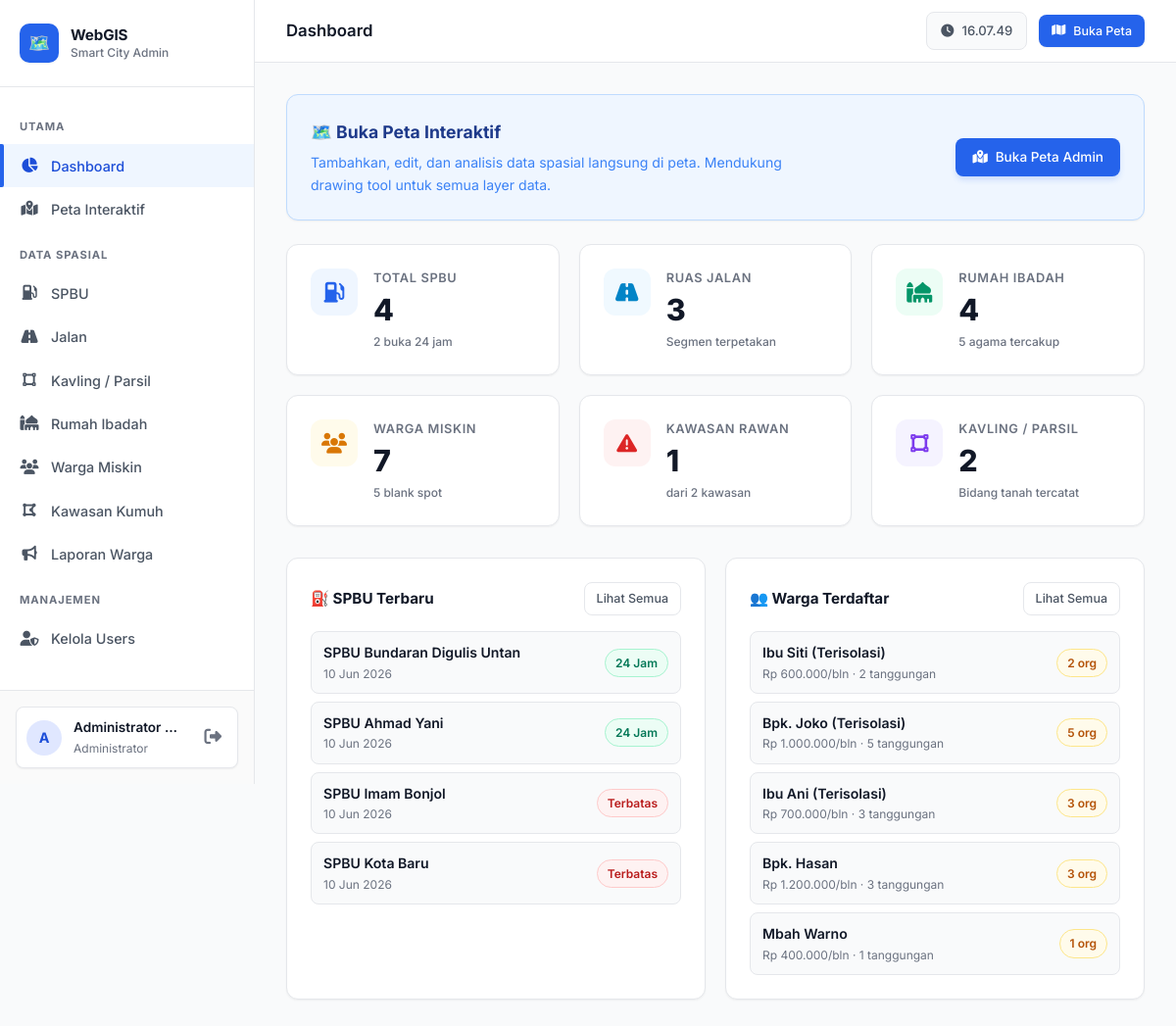
/project_final/admin/index.php (signed in), run on the app's committed database.
### tables this page shows
CREATE TABLE spbu (
    id INT AUTO_INCREMENT PRIMARY KEY,
    nama VARCHAR(100) NOT NULL,
    deskripsi TEXT,
    buka_24_jam TINYINT(1) NOT NULL DEFAULT 0,
    geom GEOMETRY NOT NULL,
    created_at TIMESTAMP NOT NULL DEFAULT CURRENT_TIMESTAMP,
    SPATIAL INDEX idx_spbu_geom (geom)
);

CREATE TABLE warga_miskin (
    id INT AUTO_INCREMENT PRIMARY KEY,
    nama_kk VARCHAR(100) NOT NULL,
    penghasilan DECIMAL(15,2) NOT NULL,
    jumlah_tanggungan INT NOT NULL,
    geom GEOMETRY NOT NULL,
    created_at TIMESTAMP NOT NULL DEFAULT CURRENT_TIMESTAMP,
    SPATIAL INDEX idx_warga_miskin_geom (geom)
);

### project_final/config/app.php (called while the page is built, shortened)
<?php
function app_base_path(): string {
    $basePath = getenv('APP_BASE_PATH');
    $basePath = trim($basePath);
    return '/' . trim($basePath, '/');
}
function app_url(string $path = ''): string {
    $path = '/' . ltrim($path, '/');
    return app_base_path() . $path;
}

### project_final/config/auth_check.php (called while the page is built, shortened)
<?php
function currentUser(): array {
    return [
        'id'          => $_SESSION['user_id']    ?? null,
        'username'    => $_SESSION['username']   ?? '',
        'role'        => $_SESSION['role']        ?? '',
        'nama_lengkap'=> $_SESSION['nama_lengkap']?? '',
    ];
}

### project_final/admin/index.php (the view, shortened to what this page needs)
<?php
require_once __DIR__ . '/../config/auth_check.php';
$pdo = Database::getConnection();
$stats = $pdo->query("SELECT
    (SELECT COUNT(*) FROM spbu) as spbu,
    (SELECT COUNT(*) FROM jalan) as jalan,
    (SELECT COUNT(*) FROM kavling) as kavling,
    (SELECT COUNT(*) FROM rumah_ibadah) as rumah_ibadah,
    (SELECT COUNT(*) FROM warga_miskin) as warga_miskin,
    (SELECT COUNT(*) FROM kawasan_kumuh) as kawasan_kumuh,
    (SELECT COUNT(*) FROM spbu WHERE buka_24_jam=1) as spbu_24jam,
    (SELECT COUNT(*) FROM users) as total_users
")->fetch();
$merahResult = $pdo->query("SELECT COUNT(*) as cnt FROM (
    SELECT k.id FROM kawasan_kumuh k
    LEFT JOIN warga_miskin w ON ST_Contains(k.geom, w.geom)
    GROUP BY k.id HAVING COUNT(w.id) > 3
) sub")->fetch();
$kawasanMerah = (int)($merahResult['cnt'] ?? 0);
$blankCount = $pdo->query("
    SELECT COUNT(*) as cnt
    FROM warga_miskin w
    WHERE NOT EXISTS (
        SELECT 1
        FROM rumah_ibadah ri
        WHERE ST_Distance_Sphere(w.geom, ri.geom) <= ri.radius_bantuan_meter
    )
")->fetch();
$blankSpot = (int)($blankCount['cnt'] ?? 0);
$recentSpbu = $pdo->query("SELECT nama, buka_24_jam, created_at FROM spbu ORDER BY created_at DESC LIMIT 5")->fetchAll();
$recentWarga = $pdo->query("SELECT nama_kk, penghasilan, jumlah_tanggungan, created_at FROM warga_miskin ORDER BY created_at DESC LIMIT 5")->fetchAll();
$pageTitle = 'Dashboard';
$activeNav = 'dashboard';
require_once __DIR__ . '/partials/header.php';
?>
<div class="card" style="background: #EFF6FF; border: 1px solid #BFDBFE; margin-bottom: 24px;">
    <div style="display:flex; align-items:center; justify-content:space-between; flex-wrap:wrap; gap:16px;">
        <div>
            <h3 style="font-size:1.1rem; font-weight:700; margin-bottom:6px; color:#1E3A8A;">🗺️ Buka Peta Interaktif</h3>
            <p style="color:#3B82F6; font-size:0.88rem; max-width:500px;">
                Tambahkan, edit, dan analisis data spasial langsung di peta. Mendukung drawing tool untuk semua layer data.
            </p>
        </div>
        <div style="display:flex; gap:10px;">
            <a href="<?= app_url('admin/peta.php') ?>" class="btn btn-primary" style="box-shadow:0 4px 6px -1px rgba(37,99,235,0.2);">
                <i class="fas fa-map-marked-alt"></i> Buka Peta Admin
            </a>
        </div>
    </div>
</div>
<div class="stats-grid">
    <div class="stat-card primary">
        <div class="stat-icon"><i class="fas fa-gas-pump"></i></div>
        <div class="stat-body">
            <div class="stat-label">Total SPBU</div>
            <div class="stat-value" id="cnt-spbu"><?= $stats['spbu'] ?></div>
            <div class="stat-change"><?= $stats['spbu_24jam'] ?> buka 24 jam</div>
        </div>
    </div>
    <div class="stat-card info">
        <div class="stat-icon"><i class="fas fa-road"></i></div>
        <div class="stat-body">
            <div class="stat-label">Ruas Jalan</div>
            <div class="stat-value"><?= $stats['jalan'] ?></div>
            <div class="stat-change">Segmen terpetakan</div>
        </div>
    </div>
    <div class="stat-card success">
        <div class="stat-icon"><i class="fas fa-mosque"></i></div>
        <div class="stat-body">
            <div class="stat-label">Rumah Ibadah</div>
            <div class="stat-value"><?= $stats['rumah_ibadah'] ?></div>
            <div class="stat-change">5 agama tercakup</div>
        </div>
    </div>
    <div class="stat-card warning">
        <div class="stat-icon"><i class="fas fa-users"></i></div>
        <div class="stat-body">
            <div class="stat-label">Warga Miskin</div>
            <div class="stat-value"><?= $stats['warga_miskin'] ?></div>
            <div class="stat-change"><?= $blankSpot ?> blank spot</div>
        </div>
    </div>
    <div class="stat-card danger">
        <div class="stat-icon"><i class="fas fa-exclamation-triangle"></i></div>
        <div class="stat-body">
            <div class="stat-label">Kawasan Rawan</div>
            <div class="stat-value"><?= $kawasanMerah ?></div>
            <div class="stat-change">dari <?= $stats['kawasan_kumuh'] ?> kawasan</div>
        </div>
    </div>
    <div class="stat-card violet">
        <div class="stat-icon"><i class="fas fa-vector-square"></i></div>
        <div class="stat-body">
            <div class="stat-label">Kavling / Parsil</div>
            <div class="stat-value"><?= $stats['kavling'] ?></div>
            <div class="stat-change">Bidang tanah tercatat</div>
        </div>
    </div>
</div>
<div style="display:grid; grid-template-columns: 1fr 1fr; gap: 20px; margin-bottom: 24px;">
    <div class="card">
        <div style="display:flex; align-items:center; justify-content:space-between; margin-bottom:16px;">
            <h3 style="font-size:0.95rem; font-weight:700;">⛽ SPBU Terbaru</h3>
            <a href="<?= app_url('admin/data_spbu.php') ?>" class="btn btn-ghost btn-sm">Lihat Semua</a>
        </div>
        <?php if ($recentSpbu): ?>
        <div style="display:flex; flex-direction:column; gap:8px;">
            <?php foreach ($recentSpbu as $s): ?>
            <div style="display:flex; align-items:center; justify-content:space-between; padding:10px 12px; background:#F9FAFB; border:1px solid #E5E7EB; border-radius:8px;">
                <div>
                    <div style="font-weight:600; font-size:0.88rem;"><?= htmlspecialchars($s['nama']) ?></div>
                    <div style="font-size:0.75rem; color:var(--text-muted);"><?= date('d M Y', strtotime($s['created_at'])) ?></div>
                </div>
                <span class="badge <?= $s['buka_24_jam'] ? 'badge-success' : 'badge-danger' ?>">
                    <?= $s['buka_24_jam'] ? '24 Jam' : 'Terbatas' ?>
                </span>
            </div>
            <?php endforeach; ?>
        </div>
        <?php else: ?>
        <p style="color:var(--text-muted); text-align:center; padding:20px 0; font-size:0.85rem;">Belum ada data SPBU</p>
        <?php endif; ?>
    </div>
    <div class="card">
        <div style="display:flex; align-items:center; justify-content:space-between; margin-bottom:16px;">
            <h3 style="font-size:0.95rem; font-weight:700;">👥 Warga Terdaftar</h3>
            <a href="<?= app_url('admin/data_warga.php') ?>" class="btn btn-ghost btn-sm">Lihat Semua</a>
        </div>
        <?php if ($recentWarga): ?>
        <div style="display:flex; flex-direction:column; gap:8px;">
            <?php foreach ($recentWarga as $w): ?>
            <div style="display:flex; align-items:center; justify-content:space-between; padding:10px 12px; background:#F9FAFB; border:1px solid #E5E7EB; border-radius:8px;">
                <div>
                    <div style="font-weight:600; font-size:0.88rem;"><?= htmlspecialchars($w['nama_kk']) ?></div>
                    <div style="font-size:0.75rem; color:var(--text-muted);">Rp <?= number_format($w['penghasilan'],0,',','.') ?>/bln · <?= $w['jumlah_tanggungan'] ?> tanggungan</div>
                </div>
                <span class="badge badge-warning"><?= $w['jumlah_tanggungan'] ?> org</span>
            </div>
            <?php endforeach; ?>
        </div>
        <?php else: ?>
        <p style="color:var(--text-muted); text-align:center; padding:20px 0; font-size:0.85rem;">Belum ada data warga</p>
        <?php endif; ?>
    </div>
</div>
<?php require_once __DIR__ . '/partials/footer.php'; ?>

### project_final/admin/partials/header.php (shortened to what this page needs)
<?php
$user = currentUser();
$initial = strtoupper(substr($user['nama_lengkap'] ?: $user['username'], 0, 1));
?>
<!DOCTYPE html>
<html lang="id">
<head>
    <link rel="stylesheet" href="https://cdnjs.cloudflare.com/ajax/libs/font-awesome/6.5.0/css/all.min.css">
    <link rel="stylesheet" href="<?= app_url('assets/css/main.css') ?>?v=20260610-spbu-snackbar">
    <link rel="stylesheet" href="<?= app_url('assets/css/admin.css') ?>">
</head>
<body class="admin-page <?= $bodyClass ?? '' ?>">
<aside class="sidebar" id="sidebar">
    <div class="sidebar-brand">
        <div class="brand-icon">🗺️</div>
        <div class="brand-text">
            <span class="brand-name">WebGIS</span>
            <span class="brand-sub">Smart City Admin</span>
        </div>
    </div>
    <nav class="sidebar-nav">
        <div class="nav-section-title">Utama</div>
        <a href="<?= app_url('admin/index.php') ?>"
           class="nav-item <?= ($activeNav==='dashboard') ? 'active' : '' ?>">
            <span class="nav-icon"><i class="fas fa-chart-pie"></i></span> Dashboard
        </a>
        <a href="<?= app_url('admin/peta.php') ?>"
           class="nav-item <?= ($activeNav==='peta') ? 'active' : '' ?>">
            <span class="nav-icon"><i class="fas fa-map-marked-alt"></i></span> Peta Interaktif
        </a>
        <div class="nav-section-title">Data Spasial</div>
        <a href="<?= app_url('admin/data_spbu.php') ?>"
           class="nav-item <?= ($activeNav==='spbu') ? 'active' : '' ?>">
            <span class="nav-icon"><i class="fas fa-gas-pump"></i></span> SPBU
        </a>
        <a href="<?= app_url('admin/data_jalan.php') ?>"
           class="nav-item <?= ($activeNav==='jalan') ? 'active' : '' ?>">
            <span class="nav-icon"><i class="fas fa-road"></i></span> Jalan
        </a>
        <a href="<?= app_url('admin/data_kavling.php') ?>"
           class="nav-item <?= ($activeNav==='kavling') ? 'active' : '' ?>">
            <span class="nav-icon"><i class="fas fa-vector-square"></i></span> Kavling / Parsil
        </a>
        <a href="<?= app_url('admin/data_rumah.php') ?>"
           class="nav-item <?= ($activeNav==='rumah') ? 'active' : '' ?>">
            <span class="nav-icon"><i class="fas fa-mosque"></i></span> Rumah Ibadah
        </a>
        <a href="<?= app_url('admin/data_warga.php') ?>"
           class="nav-item <?= ($activeNav==='warga') ? 'active' : '' ?>">
            <span class="nav-icon"><i class="fas fa-users"></i></span> Warga Miskin
        </a>
        <a href="<?= app_url('admin/data_kawasan.php') ?>"
           class="nav-item <?= ($activeNav==='kawasan') ? 'active' : '' ?>">
            <span class="nav-icon"><i class="fas fa-draw-polygon"></i></span> Kawasan Kumuh
        </a>
        <a href="<?= app_url('admin/data_laporan.php') ?>"
           class="nav-item <?= ($activeNav==='laporan') ? 'active' : '' ?>">
            <span class="nav-icon"><i class="fas fa-bullhorn"></i></span> Laporan Warga
        </a>
        <div class="nav-section-title">Manajemen</div>
        <a href="<?= app_url('admin/users.php') ?>"
           class="nav-item <?= ($activeNav==='users') ? 'active' : '' ?>">
            <span class="nav-icon"><i class="fas fa-user-shield"></i></span> Kelola Users
        </a>
    </nav>
    <div class="sidebar-footer">
        <div class="user-info">
            <div class="user-avatar"><?= $initial ?></div>
            <div class="user-details">
                <div class="user-name"><?= htmlspecialchars($user['nama_lengkap'] ?: $user['username']) ?></div>
                <div class="user-role">Administrator</div>
            </div>
            <a href="<?= app_url('logout.php') ?>" class="user-logout" title="Keluar">
                <i class="fas fa-sign-out-alt"></i>
            </a>
        </div>
    </div>
</aside>
<main class="admin-main">
    <div class="topbar">
        <span class="topbar-title"><?= htmlspecialchars($pageTitle ?? 'Dashboard') ?></span>
        <div class="topbar-actions">
            <div class="topbar-time" id="clock">
                <i class="fas fa-clock"></i> <span id="clockText"></span>
            </div>
            <a href="<?= app_url('admin/peta.php') ?>" class="btn btn-primary btn-sm">
                <i class="fas fa-map"></i> Buka Peta
            </a>
        </div>
    </div>
    <div class="admin-content">

### project_final/admin/partials/footer.php (shortened to what this page needs)
    </div>
</main>
</body>
</html>

### project_final/assets/css/main.css (style rules this page uses)
:root { --primary: #2563EB; --primary-light: #3B82F6; --primary-dark: #1D4ED8; --accent: #10B981; --danger: #EF4444; --warning: #F59E0B; --info: #0EA5E9; --bg-base: #F9FAFB; --bg-surface: #FFFFFF; --bg-elevated: #FFFFFF; --bg-card: #FFFFFF; --border-light: #E5E7EB; --border-hover: #D1D5DB; --text-primary: #111827; --text-secondary: #4B5563; --text-muted: #6B7280; --sidebar-w: 260px; --sidebar-bg: #FFFFFF; --sidebar-border: #E5E7EB; --radius-sm: 4px; --radius-md: 8px; --radius-lg: 12px; --radius-xl: 16px; --shadow-sm: 0 1px 2px 0 rgba(0, 0, 0, 0.05); --shadow-md: 0 4px 6px -1px rgba(0, 0, 0, 0.1), 0 2px 4px -1px rgba(0, 0, 0, 0.06); --shadow-lg: 0 10px 15px -3px rgba(0, 0, 0, 0.1), 0 4px 6px -2px rgba(0, 0, 0, 0.05); --transition: all 0.2s ease-in-out; }
*, *::before, *::after { box-sizing: border-box; margin: 0; padding: 0; }
html { scroll-behavior: smooth; }
body { font-family: 'Inter', sans-serif; background: var(--bg-base); color: var(--text-primary); font-size: 14px; line-height: 1.6; min-height: 100vh; -webkit-font-smoothing: antialiased; }
a { color: var(--primary); text-decoration: none; transition: var(--transition); }
.btn { display: inline-flex; align-items: center; gap: 8px; padding: 8px 16px; border-radius: var(--radius-md); border: 1px solid transparent; font-size: 0.85rem; font-weight: 500; font-family: 'Inter', sans-serif; cursor: pointer; transition: var(--transition); white-space: nowrap; outline: none; }
.btn-primary { background: var(--primary); color: #fff; box-shadow: var(--shadow-sm); }
.btn-ghost { background: transparent; border: 1px solid var(--border-light); color: var(--text-secondary); }
.btn-sm { padding: 6px 12px; font-size: 0.78rem; }
.card { background: var(--bg-surface); border: 1px solid var(--border-light); border-radius: var(--radius-lg); padding: 24px; box-shadow: var(--shadow-sm); }
.badge { display: inline-flex; align-items: center; padding: 4px 10px; border-radius: var(--radius-xl); font-size: 0.75rem; font-weight: 600; }
.badge-success { background: #ECFDF5; color: #047857; border: 1px solid #A7F3D0; }
.badge-danger { background: #FEF2F2; color: #B91C1C; border: 1px solid #FECACA; }
.badge-warning { background: #FFFBEB; color: #B45309; border: 1px solid #FDE68A; }

### data on the page
spbu: nama "SPBU Bundaran Digulis Untan", created_at "10 Jun 2026", buka_24_jam "24 Jam"
spbu: nama "SPBU Ahmad Yani", created_at "10 Jun 2026", buka_24_jam "24 Jam"
spbu: nama "SPBU Imam Bonjol", created_at "10 Jun 2026", buka_24_jam "Terbatas"
spbu: nama "SPBU Kota Baru", created_at "10 Jun 2026", buka_24_jam "Terbatas"
warga_miskin: nama_kk "Ibu Siti (Terisolasi)", penghasilan "600.000", jumlah_tanggungan "2"
warga_miskin: nama_kk "Bpk. Joko (Terisolasi)", penghasilan "1.000.000", jumlah_tanggungan "5"
warga_miskin: nama_kk "Ibu Ani (Terisolasi)", penghasilan "700.000", jumlah_tanggungan "3"
warga_miskin: nama_kk "Bpk. Hasan", penghasilan "1.200.000", jumlah_tanggungan "3"
warga_miskin: nama_kk "Mbah Warno", penghasilan "400.000", jumlah_tanggungan "1"

### other printed values
$initial "A"
$user['nama_lengkap'] ?: $user['username'] "Administrator…"
$pageTitle "Dashboard"
$stats['spbu'] "4"
$stats['spbu_24jam'] "2"
$stats['jalan'] "3"
$stats['rumah_ibadah'] "4"
$stats['warga_miskin'] "7"
$blankSpot "5"
$kawasanMerah "1"
$stats['kawasan_kumuh'] "2"
$stats['kavling'] "2"
